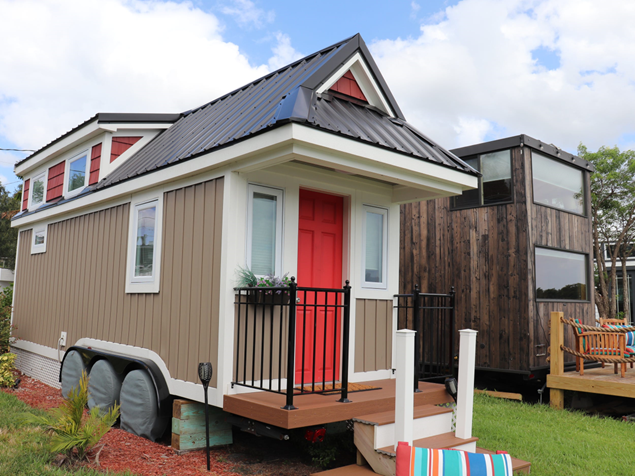
//> input picture hw8/assets/imgC.png, 635 x 476 px
$ ./canny_detect   (built with g++ and OpenCV 4)
//> lines starting //> are read from the running program, lines starting //| are printed output that depends on the picture
#include <opencv2/opencv.hpp>
#include <iostream>

using namespace cv;
using namespace std;

int main() {
    Mat src = imread("../assets/imgC.png", IMREAD_COLOR);
//> src is the input picture: 476 rows x 635 cols, CV_8UC3; mean B, G, R 134.8, 140.1, 147.2
    if (src.empty()) {
        cout << "无法加载图像，请检查文件路径" << endl;
        return -1;
    }

    Mat gray;
    cvtColor(src, gray, COLOR_BGR2GRAY);
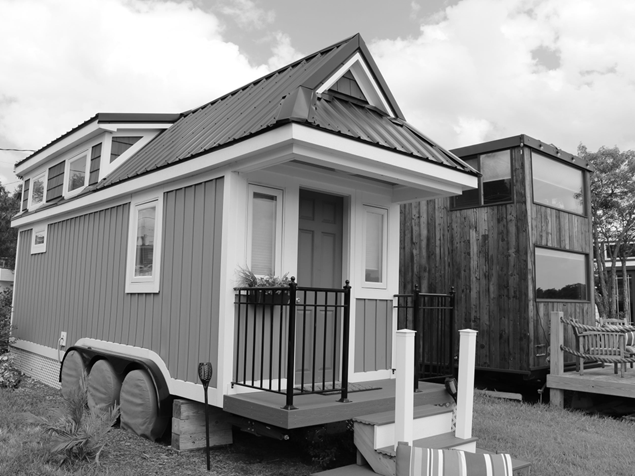
//> gray: 476 rows x 635 cols, CV_8UC1; min 0, max 255, mean 141.6
    Mat blurred;
    GaussianBlur(gray, blurred, Size(5, 5), 1.5);
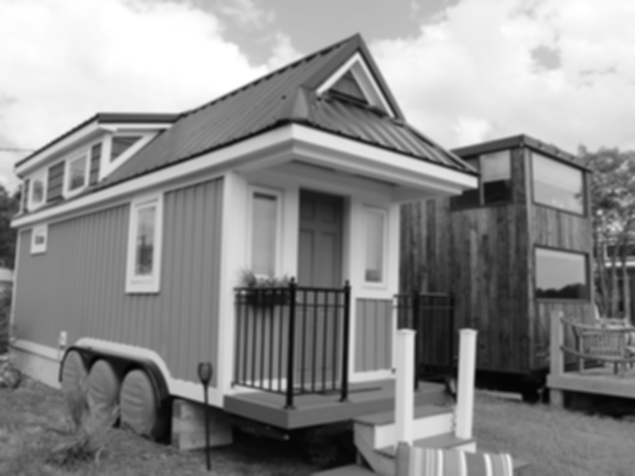
//> blurred: 476 rows x 635 cols, CV_8UC1; min 4, max 255, mean 141.6
    Mat edges;
    double lowThreshold = 50;   // 低阈值
    double highThreshold = 120;  // 高阈值
    Canny(blurred, edges, lowThreshold, highThreshold);
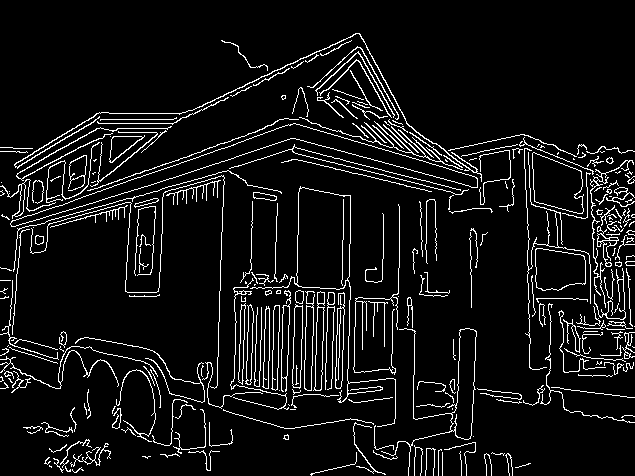
//> edges: 476 rows x 635 cols, CV_8UC1; 7.4% white in thin lines or dots

    imshow("原始图像", src);
    imshow("边缘检测结果", edges);

    imwrite("../assets/result/edgesC.jpg", edges);

    waitKey(0);
    return 0;
}

$ run again, with hw8/assets/imgA.jpg saved as hw8/assets/imgC.png
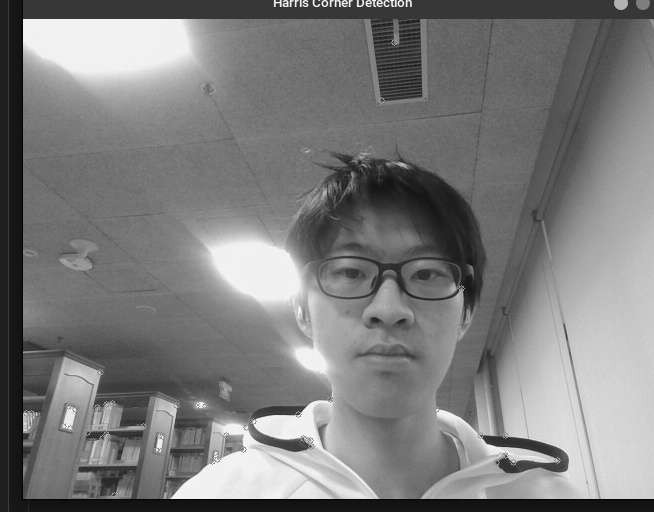
//> input picture hw8/assets/imgA.jpg, 654 x 512 px
//> src is the input picture: 512 rows x 654 cols, CV_8UC3; min 0, max 255, mean 124
//> `Canny(blurred, edges, lowThreshold, highThreshold);`:
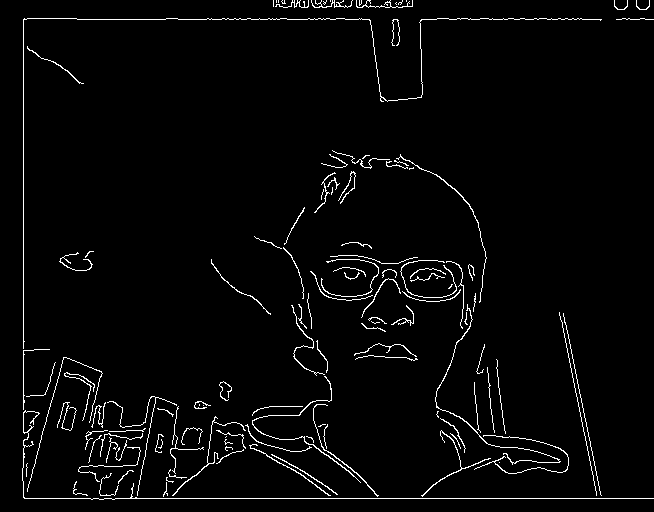
//> edges: 512 rows x 654 cols, CV_8UC1; 2.9% white in thin lines or dots
